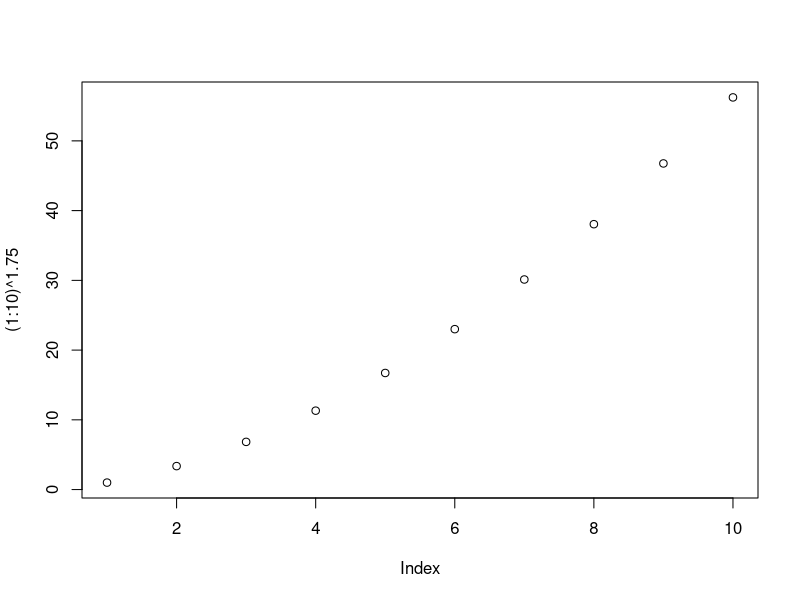
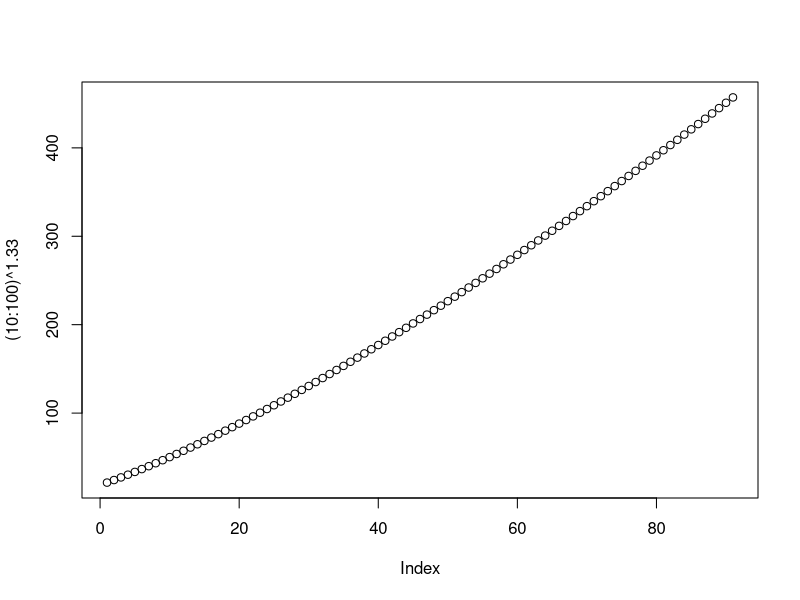

Write the R code that produced these figures, in order.
# Creating a file
# To synch with GitHub repository

# Second Change
plot((1:10)^1.75)

# adding text to test the revert
plot((10:100)^1.33)
